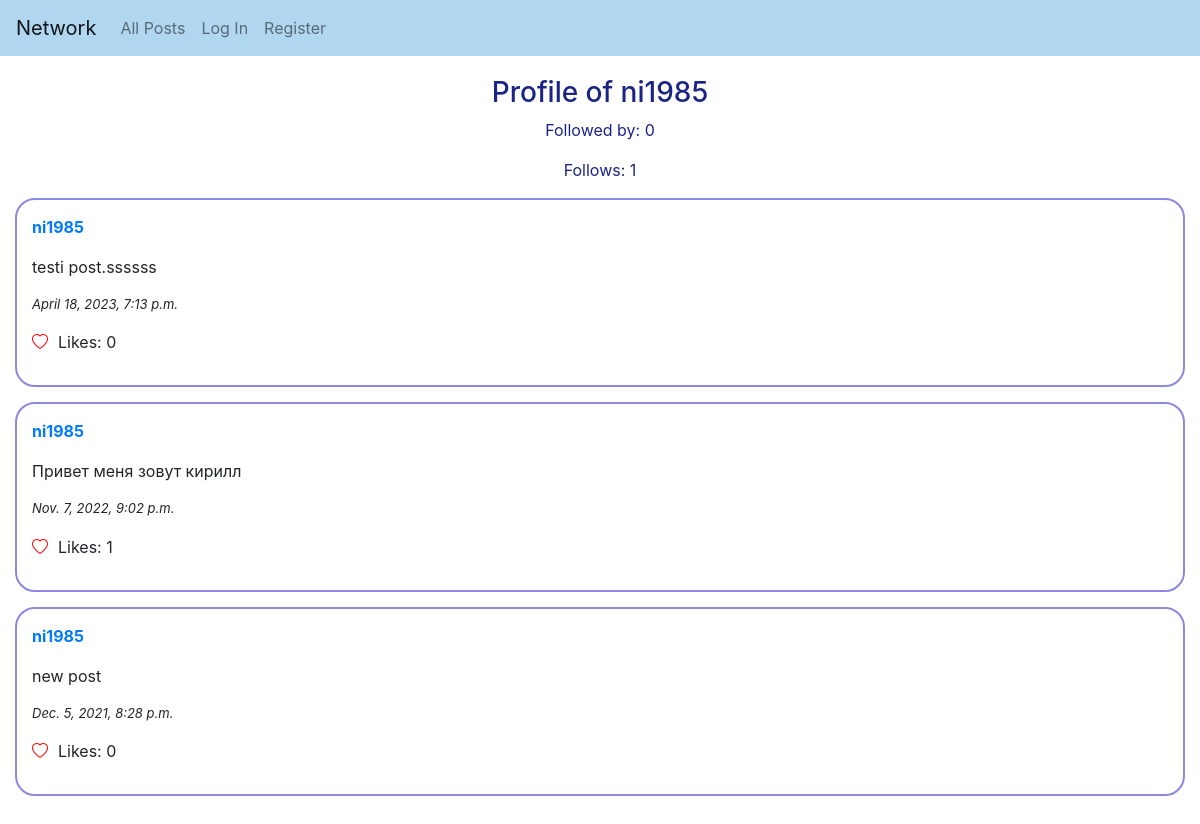
The app's page /profile/ni1985/, older data.
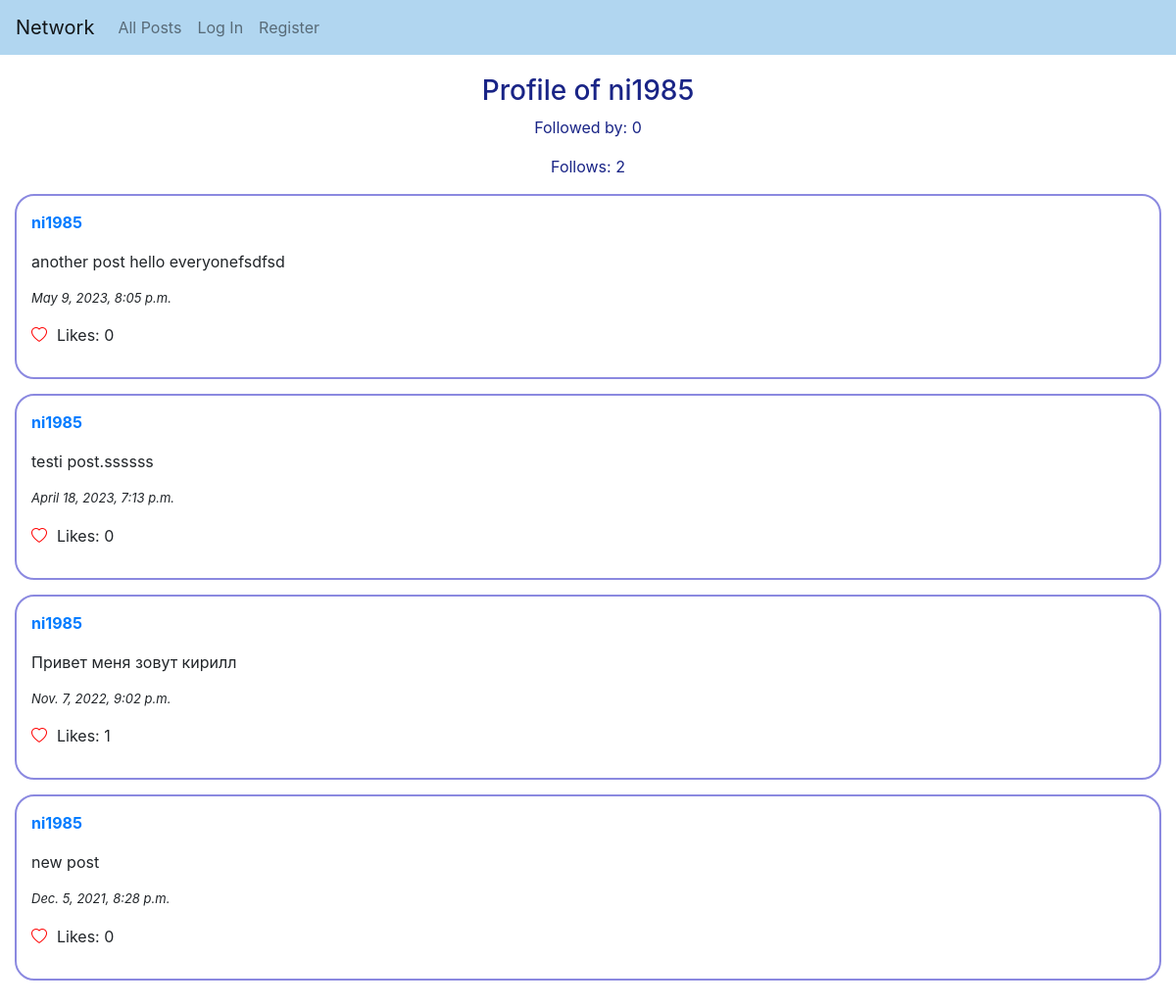
The same page, newer data.
### network/models.py (models this page shows, shortened)
class Post(models.Model):
    creator = models.ForeignKey(
        User,
        on_delete = models.CASCADE)
    post_text = models.TextField()
    post_time = models.DateTimeField(auto_now_add=True)
    likes = models.ManyToManyField(
        User,
        blank = True,
        related_name = 'Likes'
    )

### network/views.py (the view, shortened to what this page needs)
# urls.py: path("profile/<str:user_name>/", views.profile, name="profile"),
def profile(request, user_name):
    print(f'user and profile: {request.user},{user_name}')
    if (str(request.user) == user_name):
        user_check = 1
        print("same user")
    else:
        user_check = 0
    print(f"User check: {user_check}")
    user_post = Post.objects.filter(creator__username = user_name).order_by('-post_time')
    page_number = request.GET.get('page')
    paginator = Paginator(user_post, per_page = 10)
    page_obj = paginator.get_page(page_number)
    followed = Follow.objects.filter(subscribed__username = user_name)
    followed_users = followed.values_list('user_id__username', flat=True)
    followed_nr = len(followed_users)
    print(followed_users)
    print(f"followed by: {followed_nr}")
    follows = Follow.objects.filter(user_id__username = user_name)
    follows_users = follows.values_list('subscribed__username', flat=True)
    follows_nr = len(follows_users)
    if (str(request.user) in followed_users):
        print("you follow this user")
        follow = True
    else:
        print("you do not follow this user")
        follow = False
    print(follows_users)
    print(f"follows: {follows_nr}")
    return render(request, "network/profile.html", {
            'user_name': user_name,
            'posts': page_obj,
            'follows_nr': follows_nr,
            'followed_nr': followed_nr,
            'user_check': user_check,
            'follow': follow
    })

### network/templates/network/profile.html (shortened to what this page needs)
{% extends "network/layout.html" %}
{% load static %}
{% block body %}
    <div class="heading">
        <h3>Profile of {{ user_name }}</h3>
        <p>Followed by: {{ followed_nr}}</p>
        <p>Follows: {{ follows_nr }}</p>
    </div>
    <div>
        {% for post in posts %}
        <div class="rcorners2">
            <a href="{% url 'profile' user_name %}" id="post-creator-{{ post.id }}"><p class="thick">{{ user_name }}</p></a>
            <p id="post-text-{{ post.id }}">{{ post.post_text }}</p>
            <p class="sm-italic">{{ post.post_time }}</p>
            <div class="inline">
                {% if user in post.likes.all %}
                    <i class="bi bi-heart-fill heart" like-id="{{ post.id }}"></i>
                {% else %}
                    <i class="bi bi-heart heart" like-id="{{ post.id }}"></i>
                {% endif %}
                <p id = "like-count-{{ post.id }}" class="margin-left">Likes: {{ post.likes.count }}</p>
            </div>
        </div>
        {% endfor %}
    </div>
    <nav aria-label="Page navigation">
        <div class="btn-navigation">
        </div>
    </nav>
{% endblock %}

Row changes from the older to the newer data that the page shows:
added Post: user_name "ni1985", post_text "another post hello everyonefsdfsd", post_time "May 9, 2023, 8:05 p.m.", likes.count "0"
Text that changed along with them:
{{ follows_nr }}: "1" → "2"
